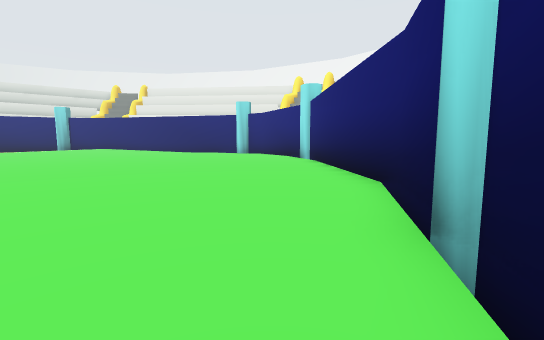
view 1 (above)

18 first-person views from a walk through a scene from a Unity 3-D project. The camera is 1.5 m above the floor, tilts 6° down and sees 90° across. The floor is counted in squares, 2 m on a side. Each view is taken from the middle of a square. On the plan, view 1 faces up. The plan holds only what a view shows up to about 10 squares ahead; the rest is blank. The place goes on beyond the plan. Some surface patterns are stand-ins.

view 2
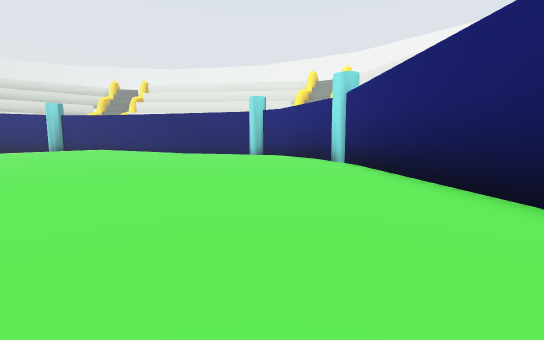

view 3
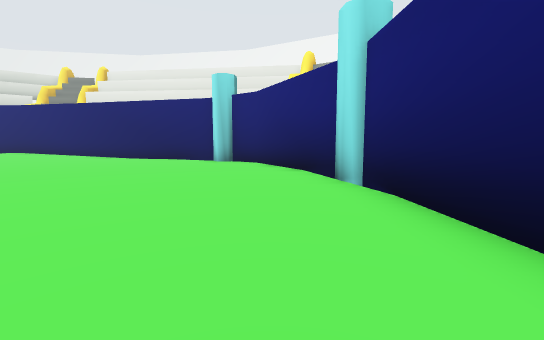

view 4
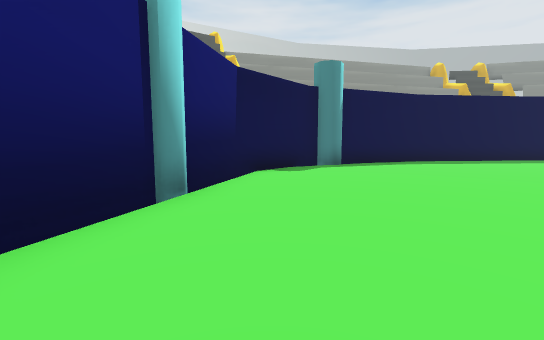

view 5
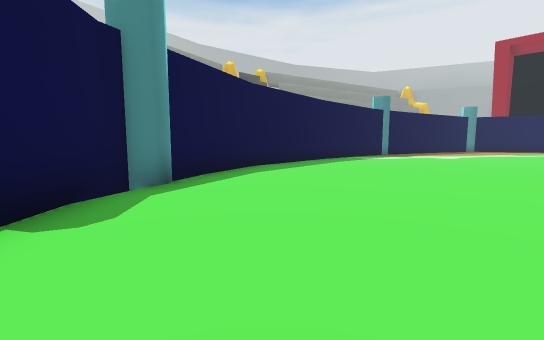

view 6
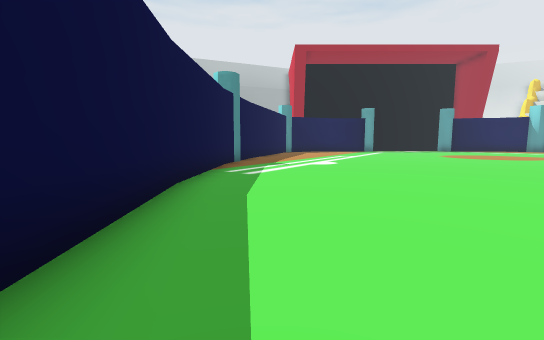

view 7
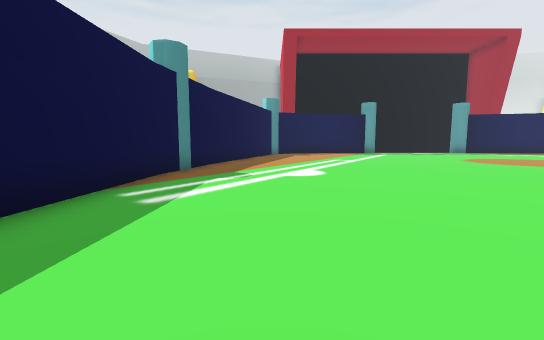

view 8
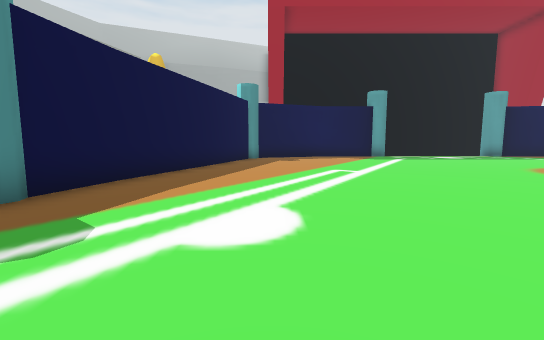

view 9
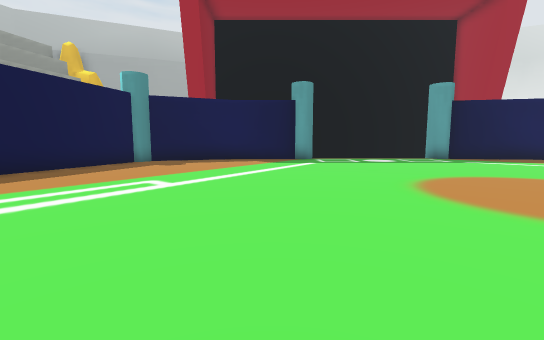

view 10
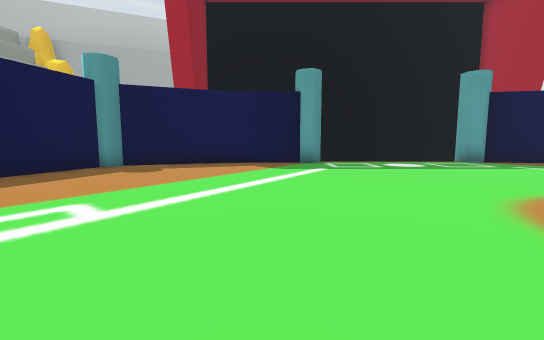

view 11
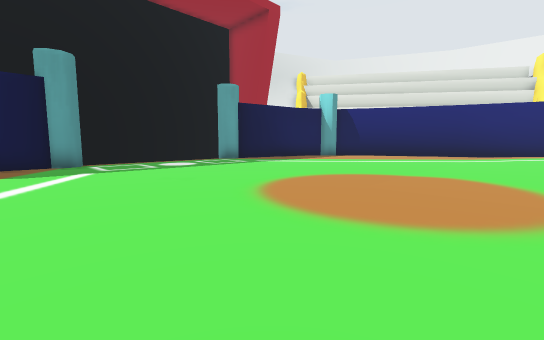

view 12
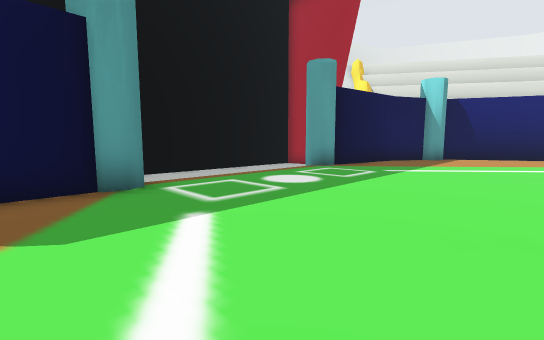

view 13
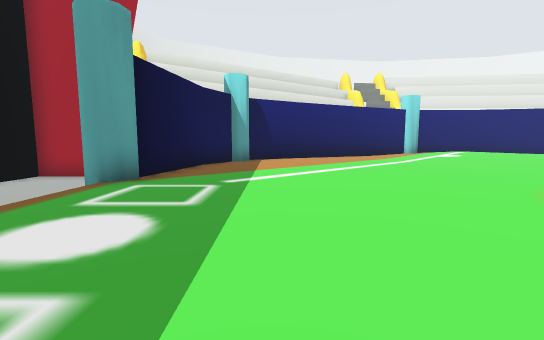

view 14
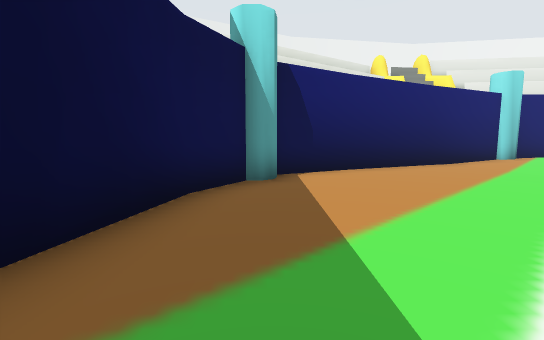

view 15
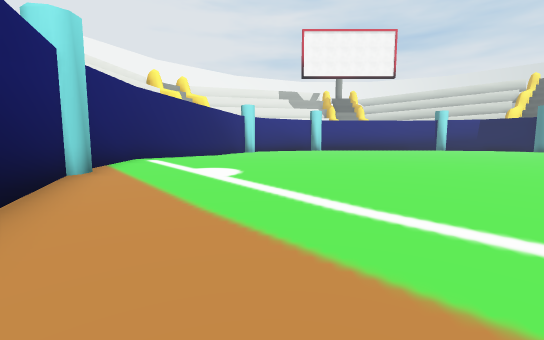

view 16
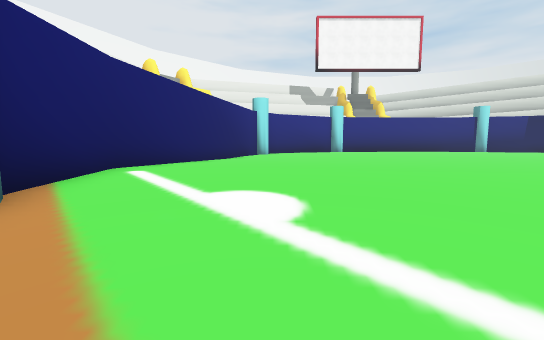

view 17
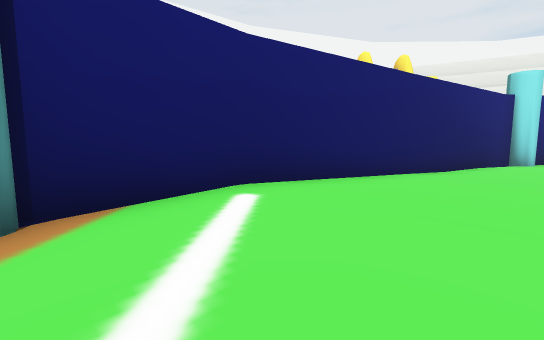

view 18
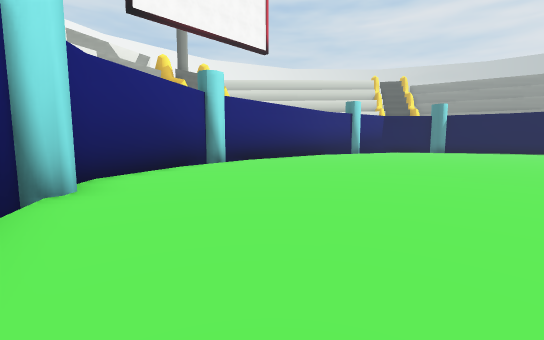

### Floor plan
Key: @ floor where view 1 was taken; # wall or solid block; . main floor; : floor 0.25 m higher than the main floor; v drop or lower ground.
Columns run from 29 left of view 1 to 2 right of it. Each row starts with its distance up from view 1.
 21               #####
 20            ####:::######
 19         ####.::::::::..####
 18       ###....::::::::.....###
 17      ##......:::::::........##
 16     ##.......:::::::.........##
 15     #........::::::...........#
 14 #   #........::::::...........##
 13 v  #.........:::::.............#
 12 vv #.........:::::.............#
 11 vv #...........................#
 10  vv#...........................#
  9 v  ........... ................#
  8 v  ...........  ... ...........#
  7 v  ...........   ..   .........#
  6 v  .............      .........#
  5    ..............     .........#
  4    #..............       ......#
  3    #...............       .....#
  2    #...........................#
  1    #..........................##
  0     #........................@#
 -1     #.........................#
 -2     ##.......................##
 -3      #####.................###
 -4          ####...........####
 -5             #############

Where each view was taken, in squares from view 1:
view 1: 0 up, 0 right, facing up
view 2: 2 up, 1 left, facing up
view 3: 7 up, 0 right, facing up
view 4: 6 up, 0 right, facing down
view 5: 2 up, 0 right, facing down-left
view 6: 3 down, 5 left, facing left
view 7: 2 down, 8 left, facing left
view 8: 1 down, 12 left, facing left
view 9: 3 up, 14 left, facing left
view 10: 3 up, 16 left, facing left
view 11: 3 up, 16 left, facing up-left
view 12: 3 up, 21 left, facing up-left
view 13: 5 up, 23 left, facing up
view 14: 10 up, 24 left, facing up
view 15: 16 up, 21 left, facing right
view 16: 17 up, 18 left, facing right
view 17: 17 up, 15 left, facing up-right
view 18: 18 up, 7 left, facing down-right
